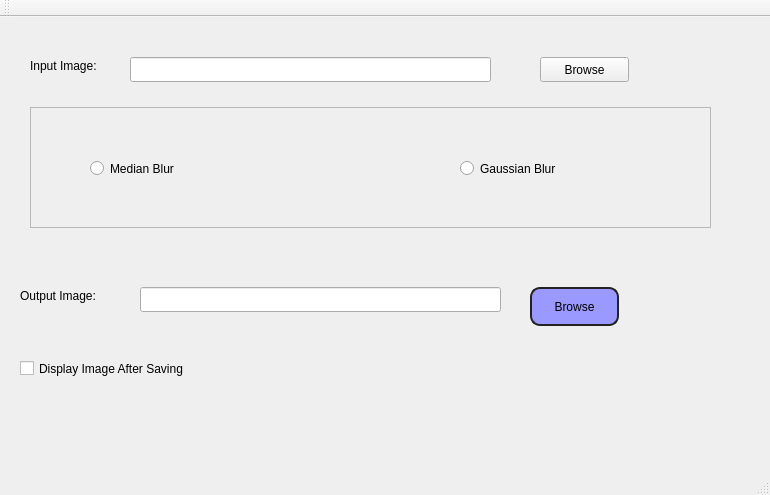
<?xml version="1.0" encoding="UTF-8"?>
<ui version="4.0">
 <class>MainWindow</class>
 <widget class="QMainWindow" name="MainWindow">
  <property name="geometry">
   <rect>
    <x>0</x>
    <y>0</y>
    <width>770</width>
    <height>495</height>
   </rect>
  </property>
  <property name="windowTitle">
   <string>MainWindow</string>
  </property>
  <widget class="QWidget" name="centralWidget">
   <widget class="QLabel" name="label">
    <property name="geometry">
     <rect>
      <x>30</x>
      <y>40</y>
      <width>101</width>
      <height>17</height>
     </rect>
    </property>
    <property name="text">
     <string>Input Image:</string>
    </property>
   </widget>
   <widget class="QLineEdit" name="txtInputImage">
    <property name="geometry">
     <rect>
      <x>130</x>
      <y>40</y>
      <width>361</width>
      <height>25</height>
     </rect>
    </property>
   </widget>
   <widget class="QPushButton" name="pbBrowse">
    <property name="geometry">
     <rect>
      <x>540</x>
      <y>40</y>
      <width>89</width>
      <height>25</height>
     </rect>
    </property>
    <property name="text">
     <string>Browse</string>
    </property>
   </widget>
   <widget class="QFrame" name="frame">
    <property name="geometry">
     <rect>
      <x>30</x>
      <y>90</y>
      <width>681</width>
      <height>121</height>
     </rect>
    </property>
    <property name="frameShape">
     <enum>QFrame::StyledPanel</enum>
    </property>
    <property name="frameShadow">
     <enum>QFrame::Raised</enum>
    </property>
    <widget class="QRadioButton" name="rdMedian">
     <property name="geometry">
      <rect>
       <x>60</x>
       <y>50</y>
       <width>112</width>
       <height>23</height>
      </rect>
     </property>
     <property name="text">
      <string>Median Blur</string>
     </property>
    </widget>
    <widget class="QRadioButton" name="rdGaussian">
     <property name="geometry">
      <rect>
       <x>430</x>
       <y>50</y>
       <width>112</width>
       <height>23</height>
      </rect>
     </property>
     <property name="text">
      <string>Gaussian Blur</string>
     </property>
    </widget>
   </widget>
   <widget class="QLineEdit" name="txtOutputImage">
    <property name="geometry">
     <rect>
      <x>140</x>
      <y>270</y>
      <width>361</width>
      <height>25</height>
     </rect>
    </property>
   </widget>
   <widget class="QLabel" name="label_2">
    <property name="geometry">
     <rect>
      <x>20</x>
      <y>270</y>
      <width>101</width>
      <height>17</height>
     </rect>
    </property>
    <property name="text">
     <string>Output Image:</string>
    </property>
   </widget>
   <widget class="QPushButton" name="pbOutput">
    <property name="geometry">
     <rect>
      <x>530</x>
      <y>270</y>
      <width>89</width>
      <height>39</height>
     </rect>
    </property>
    <property name="styleSheet">
     <string notr="true">    border: 2px solid #222222; 
    border-radius: 10px; 
    background-color: #9999ff; 
    min-width: 80px; 
    min-height: 35px; </string>
    </property>
    <property name="text">
     <string>Browse</string>
    </property>
   </widget>
   <widget class="QCheckBox" name="chkDisplayImage">
    <property name="geometry">
     <rect>
      <x>20</x>
      <y>340</y>
      <width>461</width>
      <height>23</height>
     </rect>
    </property>
    <property name="text">
     <string>Display Image After Saving</string>
    </property>
   </widget>
  </widget>
  <widget class="QMenuBar" name="menuBar">
   <property name="geometry">
    <rect>
     <x>0</x>
     <y>0</y>
     <width>770</width>
     <height>22</height>
    </rect>
   </property>
  </widget>
  <widget class="QToolBar" name="mainToolBar">
   <attribute name="toolBarArea">
    <enum>TopToolBarArea</enum>
   </attribute>
   <attribute name="toolBarBreak">
    <bool>false</bool>
   </attribute>
  </widget>
  <widget class="QStatusBar" name="statusBar"/>
 </widget>
 <layoutdefault spacing="6" margin="11"/>
 <resources/>
 <connections/>
</ui>
